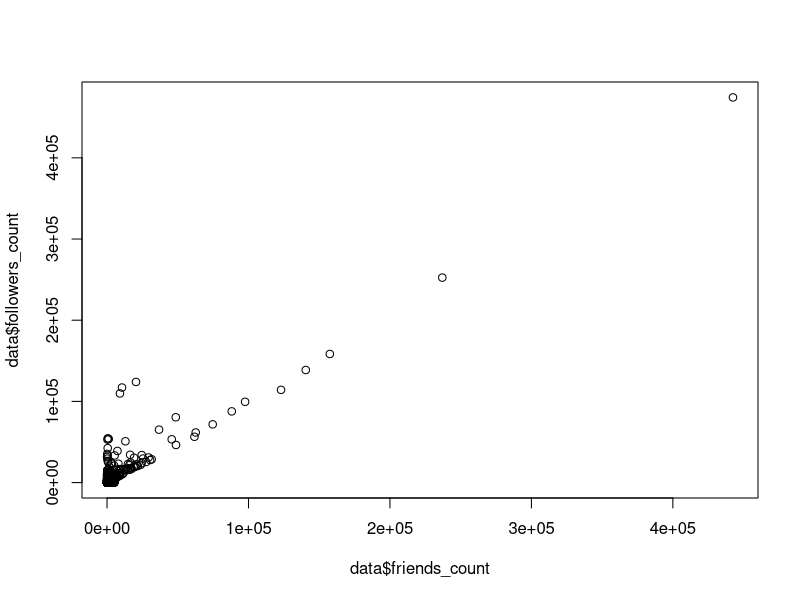

Write the R code that produced this figure.
getwd()
setwd("/home/apradhan/proj/swm")
data = read.csv("follow.csv",header = TRUE)

plot(data$friends_count,data$followers_count)

head(data)
